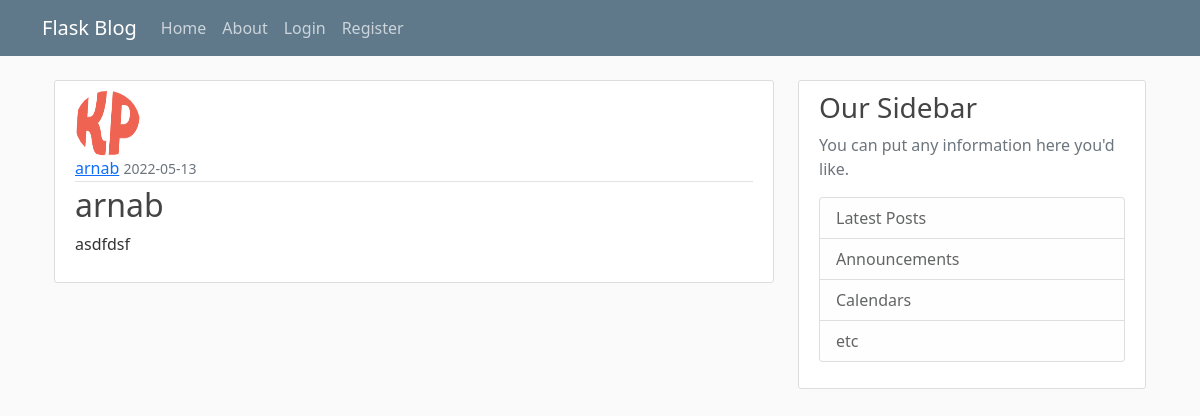
/post/1, run on the app's committed database.
### blog/models.py (models this page shows, shortened)
class User(db.Model , UserMixin):
    id = db.Column(db.Integer , primary_key=True)
    username = db.Column(db.String(20),unique=True,nullable=False)
    email = db.Column(db.String(20),unique=True,nullable=False)
    image_file = db.Column(db.String(20),nullable=False , default="default.jpg") # not unique as all of them will have default image
    password = db.Column(db.String(60),nullable=False)
    posts = db.relationship("Post",backref="author",lazy=True)

class Post(db.Model , UserMixin):
    id = db.Column(db.Integer , primary_key=True)
    title = db.Column(db.String(120),nullable=False)
    date_posted = db.Column(db.DateTime,nullable=False,default=datetime.utcnow)
    content = db.Column(db.Text,nullable=False)
    user_id = db.Column(db.Integer,db.ForeignKey("user.id"),nullable=False)

### blog/routes.py (the view)
@app.route("/post/<int:post_id>",methods=["GET","POST"])
def post(post_id):
    post = Post.query.get_or_404(post_id)
    return render_template("post.html",title=post.title,post=post)

### blog/templates/post.html (shortened to what this page needs)
{% extends 'layout.html' %}
{% block body %}
<article class="media content-section">
    <img class="rounded-circle article-img" src="{{ url_for('static', filename= post.author.image_file ) }}" alt="">
    <div class="media-body">
        <div class="article-metadata">
            <a class="mr-2" href="#">{{ post.author.username }}</a>
            <small class="text-muted">
                {{ post.date_posted.strftime("%Y-%m-%d") }}
            </small>
        </div>
        <h2 class="article-title">{{ post.title }}</h2>
        <p class="article-content">{{ post.content }}</p>
    </div>
</article>
{% endblock body %}

### blog/static/main.css (style rules this page uses)
body { background: #fafafa; color: #333333; margin-top: 5rem; }
h1, h2, h3, h4, h5, h6 { color: #444444; }
.content-section { background: #ffffff; padding: 10px 20px; border: 1px solid #dddddd; border-radius: 3px; margin-bottom: 20px; }
.article-title { color: #444444; }
.article-content { white-space: pre-line; }
.article-img { height: 65px; width: 65px; margin-right: 16px; }
.article-metadata { padding-bottom: 1px; margin-bottom: 4px; border-bottom: 1px solid #e3e3e3 }

### data on the page
User: image_file (picture), author.username "arnab"
Post: date_posted "2022-05-13", title "arnab", content "asdfdsf"
